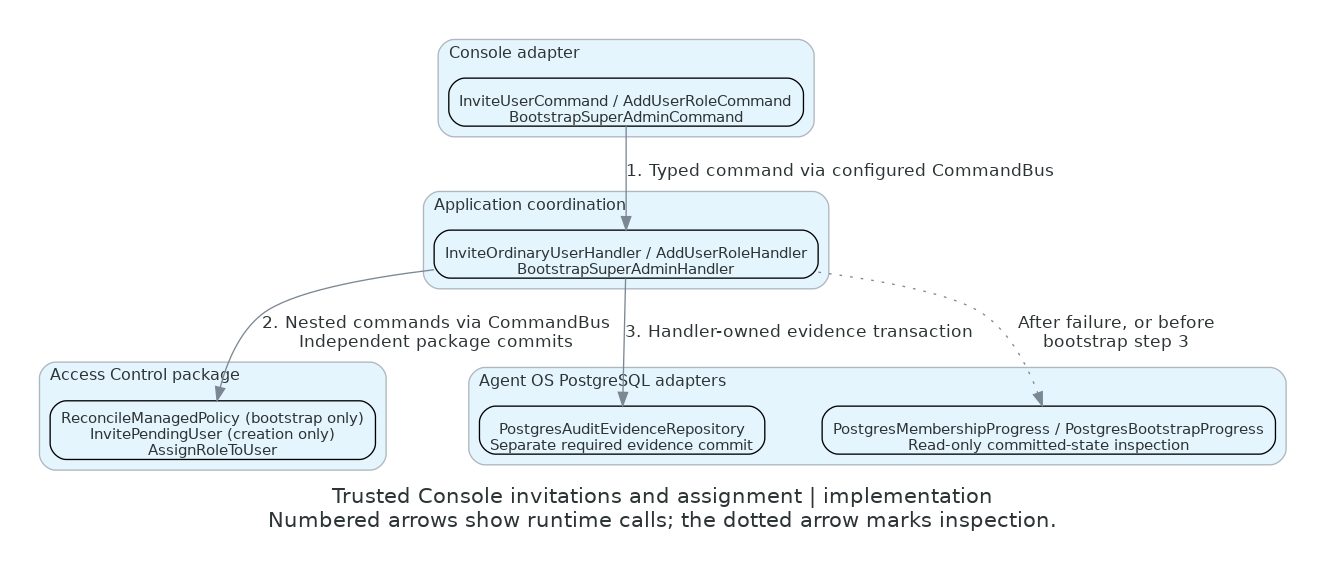

This chart was generated by the following Python code:
"""Render the trusted Console command flow described in README.md."""
from pathlib import Path

from diagrams import Cluster, Diagram, Edge, Node

with Diagram(
    "Trusted Console invitations and assignment | implementation\n"
    "Numbered arrows show runtime calls; the dotted arrow marks inspection.",
    filename=str(Path(__file__).with_suffix("")),
    outformat="png", show=False, direction="TB",
    graph_attr={"fontname": "DejaVu Sans", "fontsize": "16", "pad": "0.3", "splines": "spline"},
    node_attr={"shape": "box", "fixedsize": "false", "height": "0.5", "fontname": "DejaVu Sans", "fontsize": "11"},
    edge_attr={"fontname": "DejaVu Sans", "fontsize": "10"},
):
    with Cluster("Console adapter"):
        entry = Node("InviteUserCommand / AddUserRoleCommand\nBootstrapSuperAdminCommand", nodeid="entry")
    with Cluster("Application coordination"):
        use_case = Node("InviteOrdinaryUserHandler / AddUserRoleHandler\nBootstrapSuperAdminHandler", nodeid="handler")
    with Cluster("Access Control package"):
        package = Node("ReconcileManagedPolicy (bootstrap only)\nInvitePendingUser (creation only)\nAssignRoleToUser", nodeid="package")
    with Cluster("Agent OS PostgreSQL adapters"):
        audit = Node("PostgresAuditEvidenceRepository\nSeparate required evidence commit", nodeid="audit")
        read = Node("PostgresMembershipProgress / PostgresBootstrapProgress\nRead-only committed-state inspection", nodeid="read")

    entry >> Edge(label="1. Typed command via configured CommandBus") >> use_case
    use_case >> Edge(label="2. Nested commands via CommandBus\nIndependent package commits") >> package
    use_case >> Edge(label="3. Handler-owned evidence transaction") >> audit
    use_case >> Edge(label="After failure, or before\nbootstrap step 3", style="dotted") >> read
